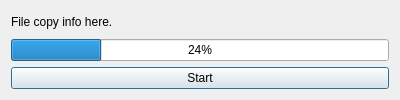
<?xml version="1.0" encoding="UTF-8"?>
<ui version="4.0">
 <class>Dialog</class>
 <widget class="QDialog" name="Dialog">
  <property name="geometry">
   <rect>
    <x>0</x>
    <y>0</y>
    <width>400</width>
    <height>100</height>
   </rect>
  </property>
  <property name="windowTitle">
   <string>Dialog</string>
  </property>
  <layout class="QGridLayout" name="gridLayout_2">
   <item row="0" column="0">
    <layout class="QGridLayout" name="gridLayout">
     <item row="0" column="0">
      <widget class="QLabel" name="label">
       <property name="text">
        <string>File copy info here.</string>
       </property>
      </widget>
     </item>
    </layout>
   </item>
   <item row="1" column="0">
    <widget class="QProgressBar" name="progressBar">
     <property name="value">
      <number>24</number>
     </property>
    </widget>
   </item>
   <item row="2" column="0">
    <widget class="QPushButton" name="pushButton">
     <property name="text">
      <string>Start</string>
     </property>
    </widget>
   </item>
  </layout>
 </widget>
 <resources/>
 <connections/>
</ui>
